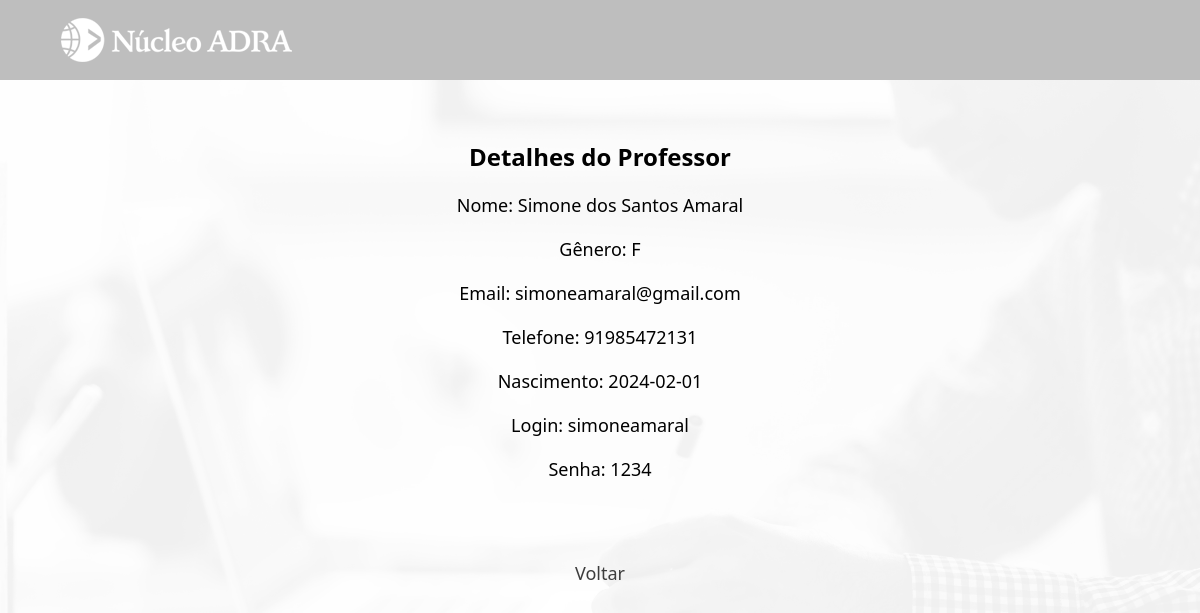
Page /institucional/professor/read.php?id=4 on the committed database.
### tables this page shows
CREATE TABLE IF NOT EXISTS `professor` (
  `id_professor` int UNSIGNED NOT NULL AUTO_INCREMENT,
  `nome_completo` varchar(40) NOT NULL,
  `nome` varchar(50) NOT NULL,
  `sobrenome` varchar(50) NOT NULL,
  `sexo` varchar(1) NOT NULL,
  `email` varchar(100) NOT NULL,
  `nascimento` date NOT NULL,
  `idade` int DEFAULT NULL,
  `endereco_id` int UNSIGNED NOT NULL,
  `login` varchar(15) NOT NULL,
  `senha` varchar(8) NOT NULL,
  `telefone` varchar(15) DEFAULT NULL,
  `imagem` text,
  PRIMARY KEY (`id_professor`),
  KEY `fk_professor_endereco1_idx` (`endereco_id`)
);

### institucional/professor/read.php (the view, shortened to what this page needs)
<?php
    require_once "../../util/config.php";
    $idAluno = $_GET['i'];
    if($_GET['id']){
        $id = $_GET['id'];
        $sql = "SELECT * FROM professor WHERE id_professor = ?";
        $stmt = mysqli_prepare($link, $sql);
        mysqli_stmt_bind_param($stmt, "i", $id);
        mysqli_stmt_execute($stmt);
        $result = mysqli_stmt_get_result($stmt);
        $row = mysqli_fetch_array($result);
    }
?>
<!DOCTYPE html>
<html lang="en">
<head>
    <link rel="stylesheet" href="../../css/mural.css">
</head>
<body>
    <header>
        <main>
            <div class="cabecalho-conteudo">
            <a href="../administrador.php?i=<?php echo $idAluno; ?>">
                <div id="logo" class="opcoes-nav">
                    <img src="../../imagens/nucleo-adra-branco-232x48.png" alt="logo-adra">
                </div>
                </a>
                <a href="../usuario.php?i=<?php echo $idAluno; ?>">
                <div id="perfil" class="opcoes-nav">
                </div>
                </a>
            </div>
        </main>
    </header>
    <div class="container-admin">
        <h2>Detalhes do Professor</h2>
        <p>Nome: <?php echo($row['nome_completo']) ?></p>
        <p>Gênero: <?php echo($row['sexo']) ?></p>
        <p>Email: <?php echo($row['email']) ?></p>
        <p>Telefone: <?php echo($row['telefone']) ?></p>
        <p>Nascimento: <?php echo($row['nascimento']) ?></p>
        <p>Login: <?php echo($row['login']) ?></p>
        <p>Senha: <?php echo($row['senha']) ?></p>
    </div>
    <div class="voltar">
        <p><a href='index.php?i=<?php echo $idAluno; ?>'>Voltar</a></p>
    </div>
</body>
</html>

### css/mural.css (style rules this page uses)
* { padding: 0; margin: 0; box-sizing: border-box; font-family:'Segoe UI', Tahoma, Geneva, Verdana, sans-serif; }
body { background: url("../imagens/Professor-icone-branco.png") no-repeat center center fixed; background-size: cover; -webkit-background-size: cover; -moz-background-size: cover; -o-background-size: cover; }
header { height: 10vh; background-color: #bebebe; display: flex; align-items: center; justify-content: center; }
main div { color: white; font-size: 20px; display: flex; justify-content: space-between; align-items: center; }
.cabecalho-conteudo { margin: 0 auto; padding: 0; display: flex; width: 90vw; height: 48px; justify-content: space-between; align-items: center; }
.opcoes-nav { display: flex; gap: 50px; height: 10vh; }
main a { text-decoration: none; }
#logo { cursor: pointer; }
#perfil { display: flex; align-items: center; justify-content: center; cursor: pointer; overflow: hidden; width: 48px; height: 48px; border-radius: 100%; }
p { margin: 10px 0; font-size: 18px; }
.container-admin { padding: 50px; width: 100vw; display: flex; flex-direction: column; align-items: center; }
.container-admin h2 { margin: 10px 0; }
.voltar a { display:flex; justify-content: center; text-decoration: none; cursor: pointer; padding: 10px; border-radius: 10px; color: rgb(61, 61, 61); }

### rows in the picture
professor: nome_completo "Simone dos Santos Amaral", sexo "F", email "simoneamaral@gmail.com", telefone "91985472131", nascimento "2024-02-01", login "simoneamaral", senha "1234"
